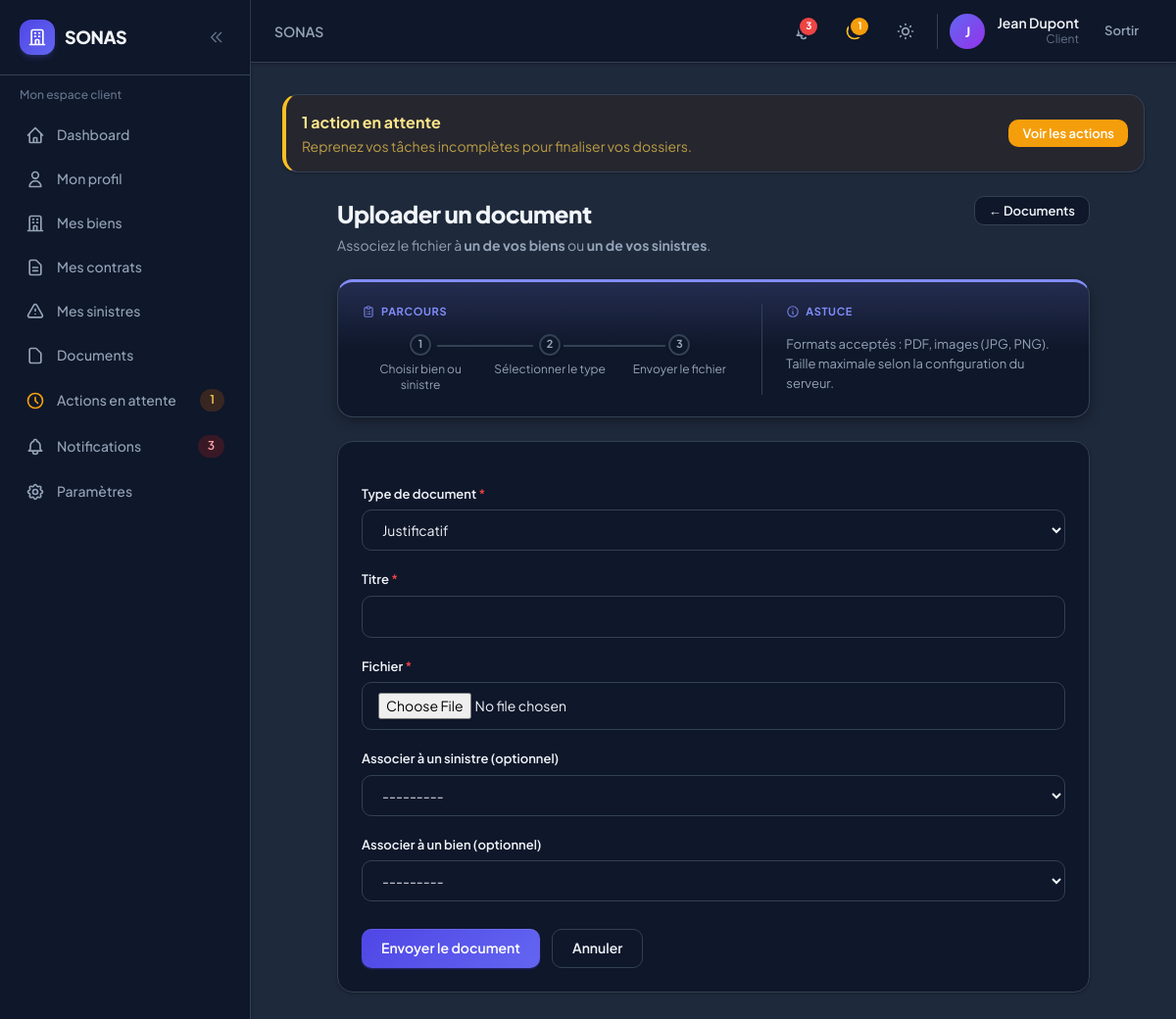
Page /client/documents/upload/ (signed in) on the committed database.
### accounts/models.py (models this page shows, shortened)
class User(AbstractUser):
    role = models.CharField(
        max_length=10,
        choices=UserRole.choices,
        default=UserRole.CLIENT,
        db_index=True,
    )
    phone = models.CharField(max_length=20, blank=True)
    theme_preference = models.CharField(
        max_length=10,
        choices=[('light', 'Clair'), ('dark', 'Sombre'), ('system', 'Système')],
        default='system',
    )
    created_at = models.DateTimeField(auto_now_add=True)
    updated_at = models.DateTimeField(auto_now=True)
    class Meta:
        verbose_name = 'Utilisateur'
        verbose_name_plural = 'Utilisateurs'
    @property
    def is_client(self):
        return self.role == UserRole.CLIENT
    @property
    def is_internal(self):
        return self.role in (UserRole.AGENT, UserRole.GERANT, UserRole.ADMIN)

### documents/views.py (the view, shortened to what this page needs)
# urls.py: path('upload/', views.document_upload, name='upload'),
@login_required
def document_upload(request):
    sinistre_id = request.GET.get('sinistre') or request.POST.get('sinistre_id')
    bien_id = request.GET.get('bien') or request.POST.get('bien_id')
    sinistre = Sinistre.objects.filter(pk=sinistre_id).select_related('contrat').first() if sinistre_id else None
    bien = Bien.objects.filter(pk=bien_id).first() if bien_id else None
    if sinistre and not _user_can_access_sinistre(request.user, sinistre):
        messages.error(request, 'Accès refusé.')
        return redirect(_documents_list_url(request.user))
    if bien and not _user_can_access_bien(request.user, bien):
        messages.error(request, 'Accès refusé.')
        return redirect(_documents_list_url(request.user))
    if sinistre and bien:
        messages.error(request, 'Associez le document à un seul élément.')
        bien = None
    link_mode = 'both'
    if sinistre:
        link_mode = 'sinistre'
    elif bien:
        link_mode = 'bien'
    if request.method == 'POST':
        form = DocumentUploadForm(
            request.POST, request.FILES,
            user=request.user,
            link_mode=link_mode,
        )
        if form.is_valid():
            doc = form.save(commit=False)
            doc.uploaded_by = request.user
            if sinistre:
                doc.sinistre = sinistre
            if bien:
                doc.bien = bien
            doc.save()
            if doc.sinistre_id:
                resolve_pending_for_object(doc.sinistre, action_type='SINISTRE_INCOMPLET')
                if request.user.is_client:
                    log_client_activity(
                        request.user.client_profile,
                        ActiviteClient.TypeActivite.DOCUMENT_UPLOAD,
                        f'Document ajouté au sinistre {doc.sinistre.reference}',
                        request.user,
                    )
                messages.success(request, 'Document associé au sinistre.')
                if request.user.is_client:
                    return redirect('sinistres_client:detail', pk=doc.sinistre_id)
                return redirect('sinistres:detail', pk=doc.sinistre_id)
            if doc.bien_id:
                resolve_pending_for_object(doc.bien, action_type='BIEN_INCOMPLET')
                resolve_pending_for_object(doc.bien, action_type='DOCUMENTS_MANQUANTS')
                if request.user.is_client:
                    log_client_activity(
                        request.user.client_profile,
                        ActiviteClient.TypeActivite.DOCUMENT_UPLOAD,
                        f'Document ajouté au bien {doc.bien.reference}',
                        request.user,
                    )
                messages.success(request, 'Document associé au bien.')
                if request.user.is_client:
                    return redirect('biens_client:detail', pk=doc.bien_id)
                return redirect('biens:detail', pk=doc.bien_id)
            messages.error(request, 'Association impossible.')
    else:
        initial = {}
        if sinistre:
            initial['sinistre'] = sinistre
        if bien:
            initial['bien'] = bien
        form = DocumentUploadForm(
            initial=initial,
            user=request.user,
            link_mode=link_mode,
        )
    if link_mode == 'bien':
        guide_steps = [
            'Sélectionner le type de document',
            'Joindre le fichier',
            'Validation par un agent',
        ]
        guide_tip = 'Formats acceptés : PDF, images (JPG, PNG). Titre de propriété, bail, diagnostics…'
    else:
        guide_steps = [
            'Choisir bien ou sinistre',
            'Sélectionner le type',
            'Envoyer le fichier',
        ]
        guide_tip = 'Formats acceptés : PDF, images (JPG, PNG). Taille maximale selon la configuration du serveur.'
    return render(request, 'documents/upload.html', {
        'form': form,
        'sinistre': sinistre,
        'bien': bien,
        'link_mode': link_mode,
        'guide_steps': guide_steps,
        'guide_tip': guide_tip,
    })

### core/forms.py (called while the page is built)
def apply_form_styles(form):
    for field in form.fields.values():
        widget = field.widget
        if isinstance(widget, INPUT_WIDGETS):
            cls = widget.attrs.get('class', '')
            if 'form-input' not in cls and 'sonas-input' not in cls:
                widget.attrs['class'] = f'{cls} sonas-input form-input'.strip()
        if isinstance(widget, forms.CheckboxInput):
            widget.attrs['class'] = 'rounded border-slate-300 text-indigo-600 focus:ring-indigo-500'
        if isinstance(widget, forms.RadioSelect):
            widget.attrs['class'] = 'space-y-2'

### notifications/services.py (called while the page is built)
def get_pending_actions_count(user):
    return ActionEnAttente.objects.filter(user=user, is_resolved=False).count()

def get_unread_count(user):
    return Notification.objects.filter(user=user, is_read=False).count()

def get_recent_notifications(user, limit=5):
    return Notification.objects.filter(user=user).order_by('-created_at')[:limit]

### templates/documents/upload.html (shortened to what this page needs)
{% extends 'base.html' %}
{% block content %}
<div class="sonas-create-page">
    <div class="sonas-page-header flex flex-col sm:flex-row sm:items-start sm:justify-between gap-4">
        <div>
            <h1>Uploader un document</h1>
            {% if link_mode == 'bien' %}
            <p>Justificatif associé au bien <strong>{{ bien.reference }}</strong></p>
            {% elif link_mode == 'sinistre' %}
            <p>Pièce jointe associée au sinistre <strong>{{ sinistre.reference }}</strong></p>
            {% else %}
            <p>Associez le fichier à <strong>un de vos biens</strong> ou <strong>un de vos sinistres</strong>.</p>
            {% endif %}
        </div>
        <a href="{% if user.is_client %}{% url 'documents_client:list' %}{% else %}{% url 'documents:list' %}{% endif %}" class="sonas-btn sonas-btn-secondary sonas-btn-sm shrink-0">← Documents</a>
    </div>
    {% include 'partials/form_guide_top.html' with guide_steps=guide_steps guide_tip=guide_tip %}
    <div class="sonas-create-body">
        <form method="post" enctype="multipart/form-data" class="sonas-card p-6 space-y-5">
            {% for field in form %}
            <div>
                <label class="sonas-label" for="{{ field.id_for_label }}">{{ field.label }}{% if field.field.required %} <span class="text-red-500">*</span>{% endif %}</label>
                {{ field }}
            </div>
            {% endfor %}
            <div class="flex flex-wrap gap-3 pt-2">
                <button type="submit" class="sonas-btn sonas-btn-primary">Envoyer le document</button>
                <a href="{% if user.is_client %}{% url 'documents_client:list' %}{% else %}{% url 'documents:list' %}{% endif %}" class="sonas-btn sonas-btn-secondary">Annuler</a>
            </div>
        </form>
    </div>
</div>
{% endblock %}

### templates/partials/navbar.html (shortened to what this page needs)
<header class="sticky top-0 z-30 sonas-card border-0 border-b rounded-none px-3 sm:px-6 h-14 sm:h-16 flex items-center justify-between shrink-0 gap-2">
    <div class="flex items-center gap-2 sm:gap-4 min-w-0 flex-1">
        <h2 class="text-sm font-semibold text-slate-500 dark:text-slate-400 truncate hidden lg:block">
            {% block page_breadcrumb %}SONAS{% endblock %}
        </h2>
    </div>
    <div class="flex items-center gap-1 sm:gap-3 shrink-0">
        <a href="{% url url_notifications_list %}" class="relative p-2.5 rounded-xl hover:bg-slate-100 dark:hover:bg-slate-800 transition-colors" title="Notifications{% if unread_notifications_count %} ({{ unread_notifications_count }}){% endif %}">
            {% if unread_notifications_count %}
            <span class="absolute top-1.5 right-1.5 min-w-[1.125rem] h-[1.125rem] px-0.5 bg-red-500 rounded-full ring-2 ring-white dark:ring-slate-900 text-[10px] font-bold text-white flex items-center justify-center">{{ unread_notifications_count }}</span>
            {% endif %}
        </a>
        {% if pending_actions_count %}
        <a href="{% url url_pending_actions %}" class="relative p-2.5 rounded-xl hover:bg-slate-100 dark:hover:bg-slate-800 transition-colors" title="Actions en attente ({{ pending_actions_count }})">
            <span class="absolute top-1.5 right-1.5 min-w-[1.125rem] h-[1.125rem] px-0.5 bg-amber-500 rounded-full ring-2 ring-white dark:ring-slate-900 text-[10px] font-bold text-white flex items-center justify-center">{{ pending_actions_count }}</span>
        </a>
        {% endif %}
        <button @click="toggle()" class="p-2.5 rounded-xl hover:bg-slate-100 dark:hover:bg-slate-800 transition-colors" title="Thème">
        </button>
        <div class="hidden sm:flex items-center gap-3 pl-3 border-l border-slate-200 dark:border-slate-700">
            <div class="w-9 h-9 rounded-full bg-gradient-to-br from-indigo-500 to-purple-600 flex items-center justify-center text-white text-sm font-bold">
                {{ user.first_name|first|default:user.username|first|upper }}
            </div>
            <div class="text-right hidden md:block">
                <p class="text-sm font-semibold leading-tight">{{ user.get_full_name|default:user.username }}</p>
                <p class="text-xs text-slate-500">{{ user.get_role_display }}</p>
            </div>
        </div>
        <form method="post" action="{% url 'accounts:logout' %}">
            <button type="submit" class="sonas-btn sonas-btn-ghost sonas-btn-sm">Sortir</button>
        </form>
    </div>
</header>

### static/css/sonas.css (style rules this page uses)
:root { --sonas-primary: #4f46e5; --sonas-primary-hover: #4338ca; --sonas-primary-light: #eef2ff; --sonas-danger: #ef4444; --sonas-warning: #f59e0b; --sonas-success: #10b981; --sonas-surface: #ffffff; --sonas-surface-2: #f8fafc; --sonas-border: #e2e8f0; --sonas-text: #0f172a; --sonas-muted: #64748b; --sonas-radius: 0.75rem; --sonas-radius-lg: 1rem; --sonas-shadow: 0 1px 3px rgb(15 23 42 / 0.06), 0 1px 2px rgb(15 23 42 / 0.04); --sonas-shadow-md: 0 4px 6px -1px rgb(15 23 42 / 0.07), 0 2px 4px -2px rgb(15 23 42 / 0.05); --sonas-shadow-lg: 0 20px 40px -12px rgb(15 23 42 / 0.12); }
.dark { --sonas-primary: #818cf8; --sonas-primary-hover: #a5b4fc; --sonas-primary-light: rgb(79 70 229 / 0.15); --sonas-surface: #0f172a; --sonas-surface-2: #1e293b; --sonas-border: #334155; --sonas-text: #f1f5f9; --sonas-muted: #94a3b8; --sonas-shadow: 0 1px 3px rgb(0 0 0 / 0.3); --sonas-shadow-md: 0 4px 12px rgb(0 0 0 / 0.35); --sonas-shadow-lg: 0 20px 40px rgb(0 0 0 / 0.45); }
body { font-family: 'Plus Jakarta Sans', system-ui, sans-serif; -webkit-font-smoothing: antialiased; }
.sonas-btn { display: inline-flex; align-items: center; justify-content: center; gap: 0.5rem; padding: 0.625rem 1.25rem; font-size: 0.875rem; font-weight: 600; border-radius: 0.625rem; transition: all 0.2s ease; cursor: pointer; border: none; text-decoration: none; line-height: 1.25; }
.sonas-btn-primary { background: linear-gradient(135deg, #4f46e5 0%, #6366f1 100%); color: white; box-shadow: 0 1px 2px rgb(79 70 229 / 0.4), inset 0 1px 0 rgb(255 255 255 / 0.1); }
.sonas-btn-secondary { background: var(--sonas-surface); color: var(--sonas-text); border: 1px solid var(--sonas-border); }
.sonas-btn-ghost { background: transparent; color: var(--sonas-muted); }
.sonas-btn-sm { padding: 0.375rem 0.875rem; font-size: 0.8125rem; }
.sonas-card { background: var(--sonas-surface); border: 1px solid var(--sonas-border); border-radius: var(--sonas-radius-lg); box-shadow: var(--sonas-shadow); transition: box-shadow 0.2s, border-color 0.2s, transform 0.2s; }
.sonas-input, .form-input { width: 100%; padding: 0.625rem 1rem; font-size: 0.875rem; background: var(--sonas-surface); border: 1px solid var(--sonas-border); border-radius: 0.625rem; color: var(--sonas-text); transition: border-color 0.15s, box-shadow 0.15s; }
.sonas-label { display: block; font-size: 0.8125rem; font-weight: 600; color: var(--sonas-text); margin-bottom: 0.375rem; }
.sonas-page-header h1 { font-size: 1.5rem; font-weight: 800; letter-spacing: -0.02em; color: var(--sonas-text); }
.sonas-page-header p { font-size: 0.875rem; color: var(--sonas-muted); margin-top: 0.25rem; }
.sonas-create-page { max-width: 48rem; margin: 0 auto; display: flex; flex-direction: column; gap: 1.5rem; }
.sonas-create-body { min-width: 0; }

### rows in the picture
User: first_name|first "J", get_full_name "Jean Dupont", role "Client"

### other values in the picture
{{ pending_actions_count }} "1"
{{ unread_notifications_count }} "3"
{{ step }} "Choisir bien ou sinistre" "Sélectionner le type" "Envoyer le fichier"
{{ guide_tip_title|default:"Astuce" }} "ASTUCE"
{{ guide_tip }} "Formats acceptés : PDF, images (JPG, PNG). Taille maximale selon la configuration du serveur."
{{ field.label }} "Type de document" "Titre" "Fichier" "Associer à un sinistre (optionnel)" "Associer à un bien (optionnel)"
